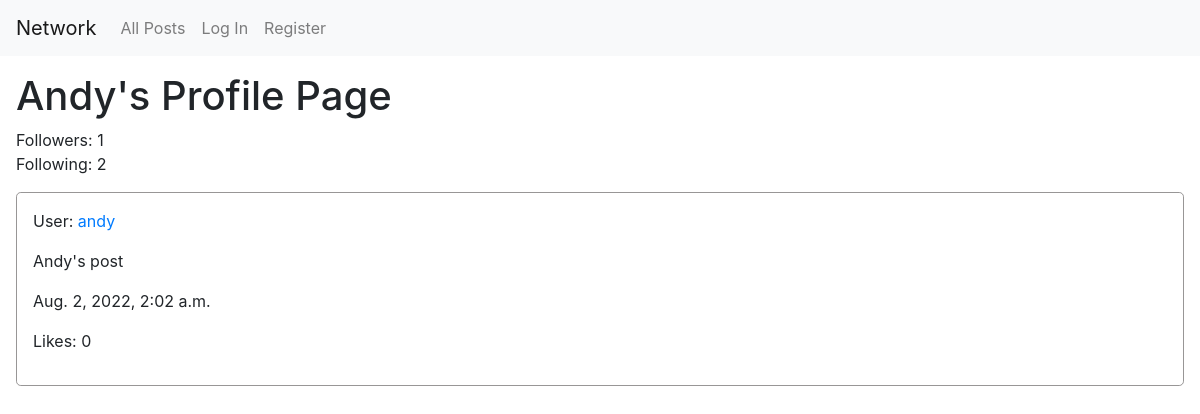
/profile/andy/, run on an earlier commit of the app's database.
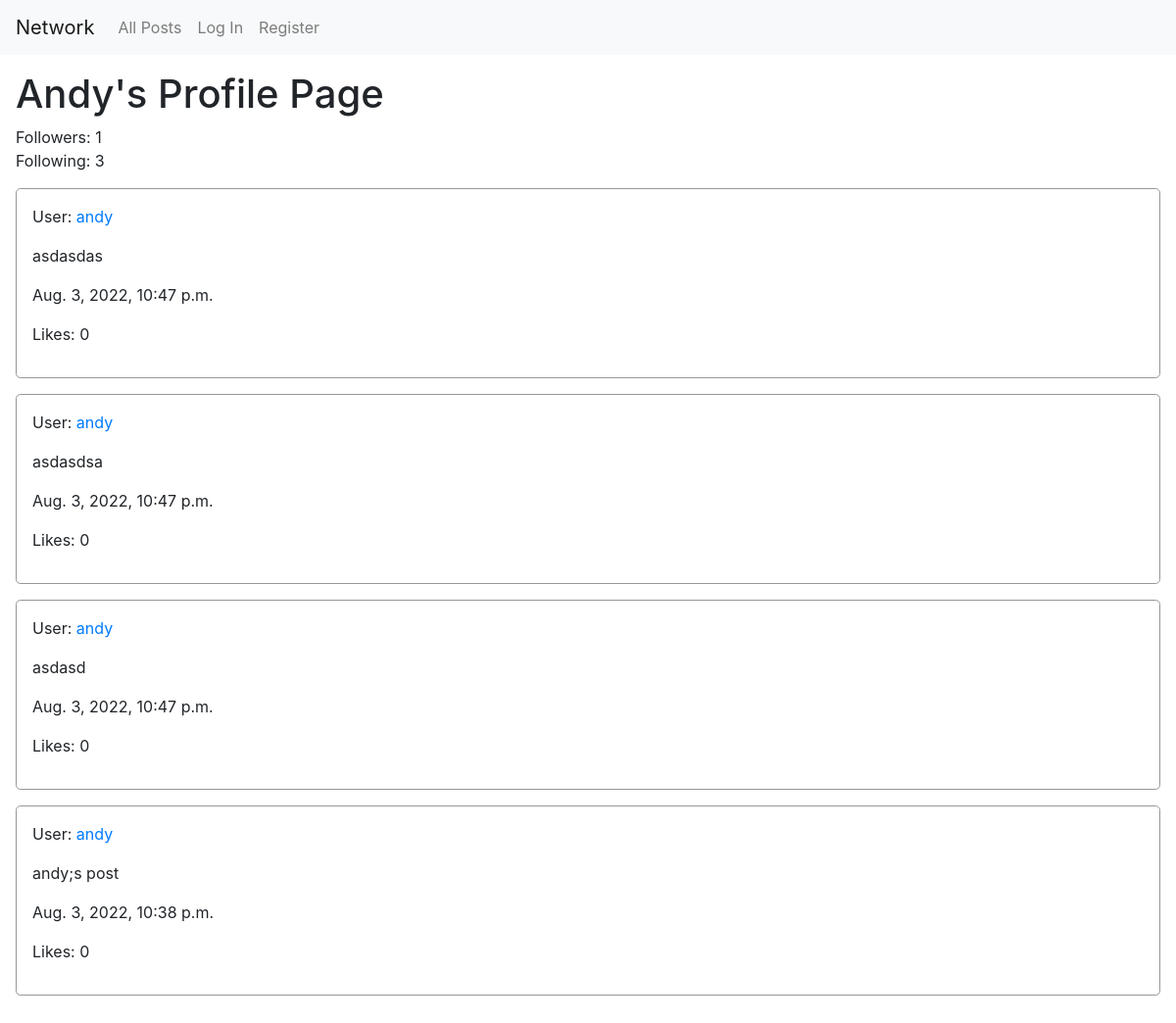
And on a later commit of the database.
### network/models.py (models this page shows, shortened)
class User(AbstractUser):
    pass

class Post(models.Model):
    user = models.ForeignKey("User", on_delete=models.CASCADE)
    content = models.TextField(blank=False)
    timestamp = models.DateTimeField(auto_now_add=True)
    likes = models.IntegerField(default=0)

### network/views.py (the view)
# urls.py: path("profile/<str:username>/", views.profile_view, name="profile")
def profile_view(request, username):
    user = User.objects.get(username=username)
    followers = user.followers.count()
    following = user.following.count()
    posts = Post.objects.all().filter(user=user).order_by('-timestamp')
    paginator = Paginator(posts, 10) # Show 10 posts per page.
    page_number = request.GET.get('page')
    page_obj = paginator.get_page(page_number)
    context = {'posts' : posts,
                'page_obj' : page_obj,
                'followers': followers,
                'following': following,
                'user_profile': user
            }
    return render(request, 'network/profile.html', context)

### network/templates/network/profile.html (shortened to what this page needs)
{% extends "network/layout.html" %}
{% load static %}
{% block page_title %}
    <h1>{{ user_profile.username | capfirst }}'s Profile Page</h1>
{% endblock page_title %}
{% block user_info %}
    <div class="user_info">
        <div>
            Followers: {{ followers }}
        </div>
        <div>
            Following: {{ following }}
        </div>
    </div>
{% endblock user_info %}

### network/templates/network/layout.html (shortened to what this page needs)
{% load static %}
<!DOCTYPE html>
<html lang="en">
    <head>
        <link rel="stylesheet" href="https://stackpath.bootstrapcdn.com/bootstrap/4.4.1/css/bootstrap.min.css">
        <link href="{% static 'network/styles.css' %}" rel="stylesheet">
    </head>
    <body>
        <nav class="navbar navbar-expand-lg navbar-light bg-light">
            <a class="navbar-brand" href="{% url 'index' %}">Network</a>
            <div>
              <ul class="navbar-nav mr-auto">
                <li class="nav-item">
                  <a class="nav-link" href="{% url 'index' %}">All Posts</a>
                </li>
                {% if user.is_authenticated %}
                    <li class="nav-item">
                        <a class="nav-link" href="#">Following</a>
                    </li>
                    <li class="nav-item">
                        <a class="nav-link" href="{% url 'logout' %}">Log Out</a>
                    </li>
                {% else %}
                    <li class="nav-item">
                        <a class="nav-link" href="{% url 'login' %}">Log In</a>
                    </li>
                    <li class="nav-item">
                        <a class="nav-link" href="{% url 'register' %}">Register</a>
                    </li>
                {% endif %}
              </ul>
            </div>
          </nav>
        <div class="body">
            {% block page_title %}{% endblock page_title %}
            {% block user_info %}{% endblock user_info %}
            {% block posts %}
                <div id="posts">
                    {% for post in page_obj %}
                        <div class="post-div" id="{{ post.id }}">
                            <p>User: <a href="{% url 'profile' post.user %}">{{ post.user}}</a></p>
                            <p id="content">{{ post.content }}</p>
                            <p> {{ post.timestamp }}</p>
                            <p> Likes: {{ post.likes }}</p>
                        </div>
                    {% endfor %}
                </div>
            {% endblock posts %}
            {% block pagination %}
                <nav aria-label="Posts pages">
                    <ul class="pagination">
                    </ul>
                </nav>
            {% endblock pagination %}
        </div>
    </body>
</html>

### network/static/network/styles.css (style rules this page uses)
.body { margin: 1rem; }
.post-div { border: solid 1px rgb(152, 150, 150); border-radius: 0.3rem; padding: 1rem; margin-bottom: 1rem; }
.pagination { display: flex; width: 100%; justify-content: center; padding: 1rem; }
.user_info { margin-bottom: 1rem; }

What changed in the data, as far as the page shows it:
removed Post: user "andy", content "Andy's post", timestamp "Aug. 2, 2022, 2:02 a.m.", likes "0"
added Post: user "andy", content "asdasdas", timestamp "Aug. 3, 2022, 10:47 p.m.", likes "0"
added Post: user "andy", content "asdasdsa", timestamp "Aug. 3, 2022, 10:47 p.m.", likes "0"
added Post: user "andy", content "asdasd", timestamp "Aug. 3, 2022, 10:47 p.m.", likes "0"
added Post: user "andy", content "andy;s post", timestamp "Aug. 3, 2022, 10:38 p.m.", likes "0"
Also different on the page:
{{ following }}: "2" → "3"
